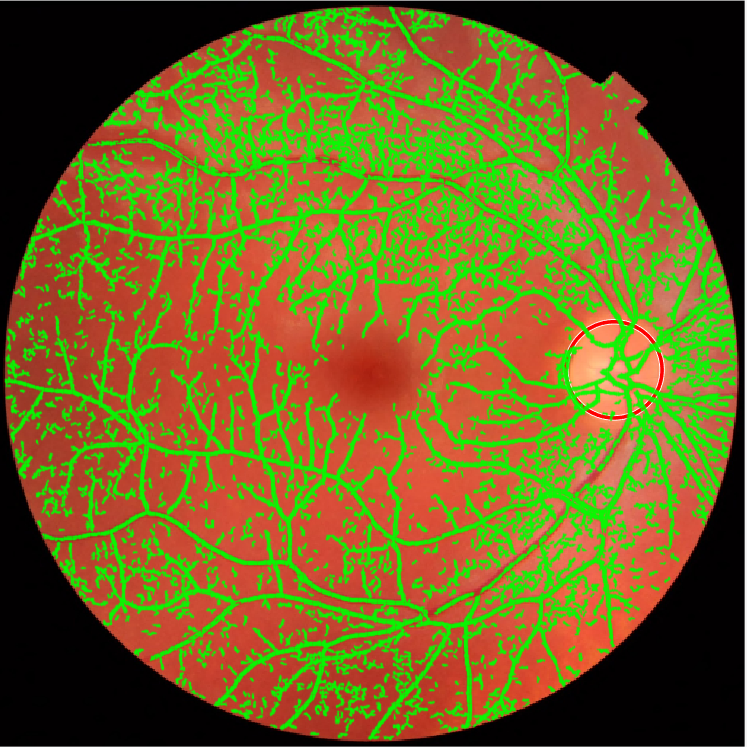
%> input picture matlab/Structure Extraction.png, 747 x 747 px
$ octave --eval "result = enhance_image('Structure Extraction.png');"   (GNU Octave 9; MATLAB toolbox functions it lacks are replaced by stand-ins)
%> lines starting %> are read from the running program, lines starting %| are printed output that depends on the picture
function enhancedImg = enhance_image(imagePath)
%> called with imagePath = 'Structure Extraction.png'
% ENHANCE_IMAGE  Apply adaptive enhancement to a borderline-quality fundus photo.
%
%   enhancedImg = enhance_image(imagePath)
%
% This is only meant to be run on images that assess_image_quality.m
% flagged as "borderline" (passed, but close to failing) - not on
% clearly good images (unnecessary) or clearly bad ones (enhancement
% can't fix a badly out-of-focus or badly cropped photo; those should
% be rejected and recaptured instead).
%
% Three techniques, applied in order:
%   1. Denoising            - remove sensor noise before anything else
%   2. Illumination normalization - even out lighting across the frame
%   3. CLAHE                - boost local contrast so lesions are more visible

    img = imread(imagePath);
%> img is the input picture: size 747x747x3 uint8; mean R, G, B 111.8, 99.8, 32.7
    img = im2double(img);
%> img: size 747x747x3 double

    % ---------------------------------------------------------------
    % 1. DENOISE
    % ---------------------------------------------------------------
    % A mild Gaussian filter removes sensor noise without blurring away
    % the fine detail we need (microaneurysms are small - be gentle here).
    denoised = imgaussfilt(img, 0.5);

    % ---------------------------------------------------------------
    % 2. ILLUMINATION NORMALIZATION
    % ---------------------------------------------------------------
    % Fundus photos are often brighter in the center (near the flash)
    % and darker at the edges. We estimate this slowly-varying lighting
    % pattern with a heavily-blurred copy of the image, then divide it
    % out - this flattens uneven illumination across the frame.
    gray = im2gray(denoised);
    illuminationEstimate = imgaussfilt(gray, 30);  % large sigma = only slow variations
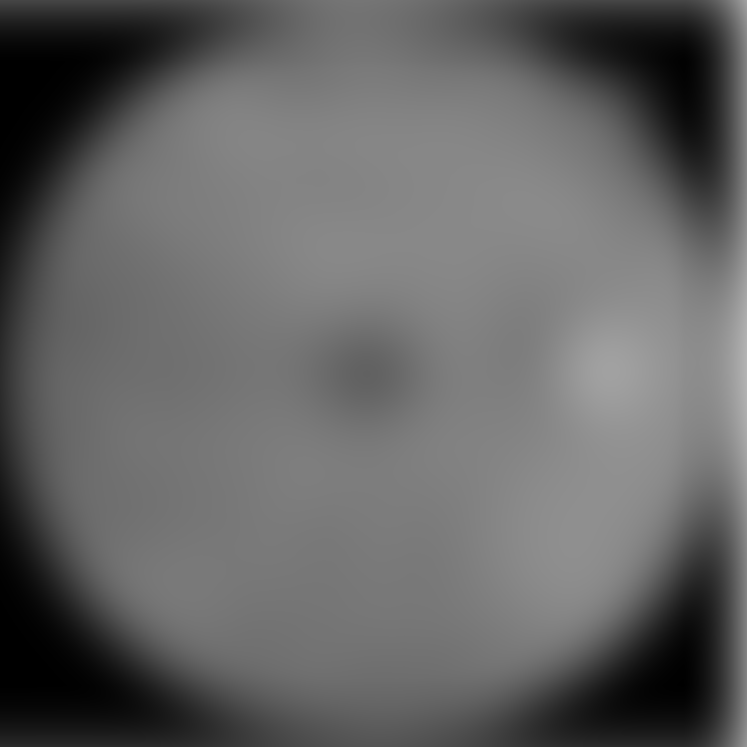
%> illuminationEstimate: size 747x747 double; min 0.00243, max 0.704, mean 0.395
    illuminationEstimate = max(illuminationEstimate, 0.05); % avoid divide-by-zero
    normFactor = mean(illuminationEstimate(:)) ./ illuminationEstimate;
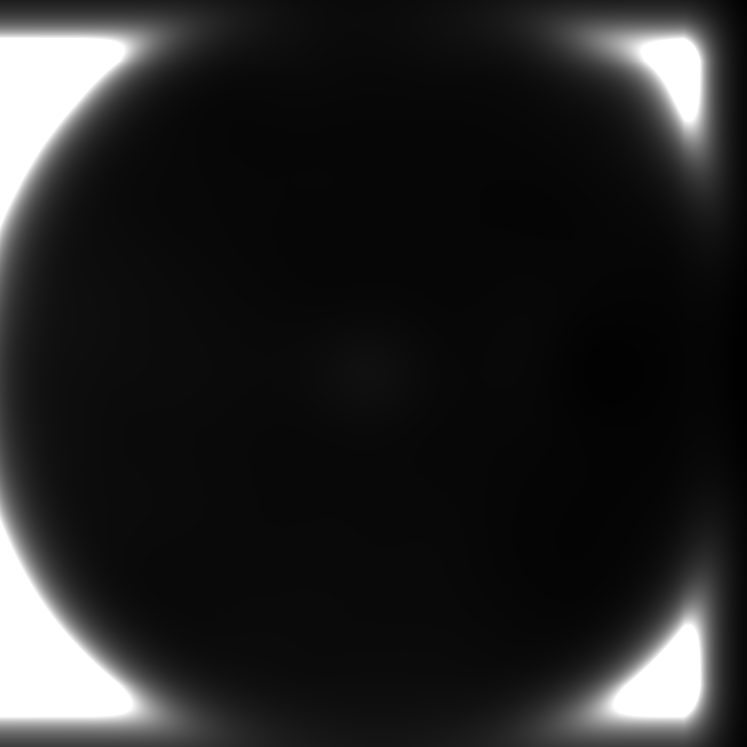
%> normFactor: size 747x747 double; min 0.563, max 7.93, mean 1.61; drawn with min black and max white

    normalized = denoised;
    for c = 1:size(denoised, 3)
        normalized(:,:,c) = denoised(:,:,c) .* normFactor;
    end
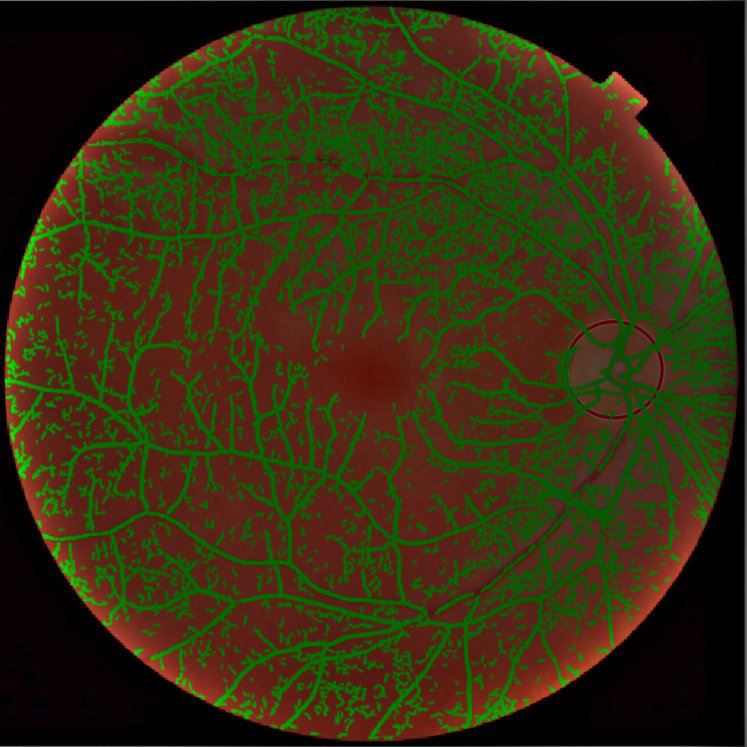
%> normalized: size 747x747x3 double; mean R, G, B 0.392, 0.336, 0.114; drawn with min black and max white
    normalized = min(max(normalized, 0), 1);  % clip back to valid range
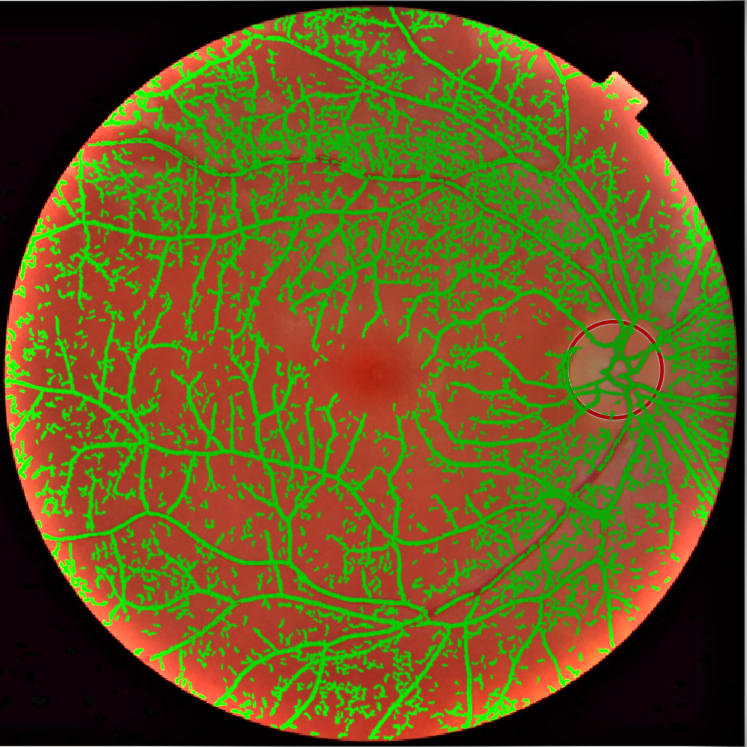
%> normalized: size 747x747x3 double; mean R, G, B 0.39, 0.334, 0.114

    % ---------------------------------------------------------------
    % 3. CLAHE (Contrast Limited Adaptive Histogram Equalization)
    % ---------------------------------------------------------------
    % Regular contrast enhancement adjusts the whole image uniformly.
    % CLAHE instead enhances contrast in small local regions, which is
    % much better for medical images - it makes subtle lesions (small
    % hemorrhages, exudates) more visible without blowing out bright
    % regions elsewhere in the image.
    if size(normalized, 3) == 3
        % apply CLAHE on the lightness channel only, to avoid distorting colors
        labImg = rgb2lab(normalized);
%> labImg: size 747x747x3 double; mean of channels 1, 2, 3 39.3, 3.3, 33.6
        L = labImg(:,:,1) / 100;              % normalize L channel to 0-1
        L_eq = adapthisteq(L, 'ClipLimit', 0.01, 'Distribution', 'rayleigh');
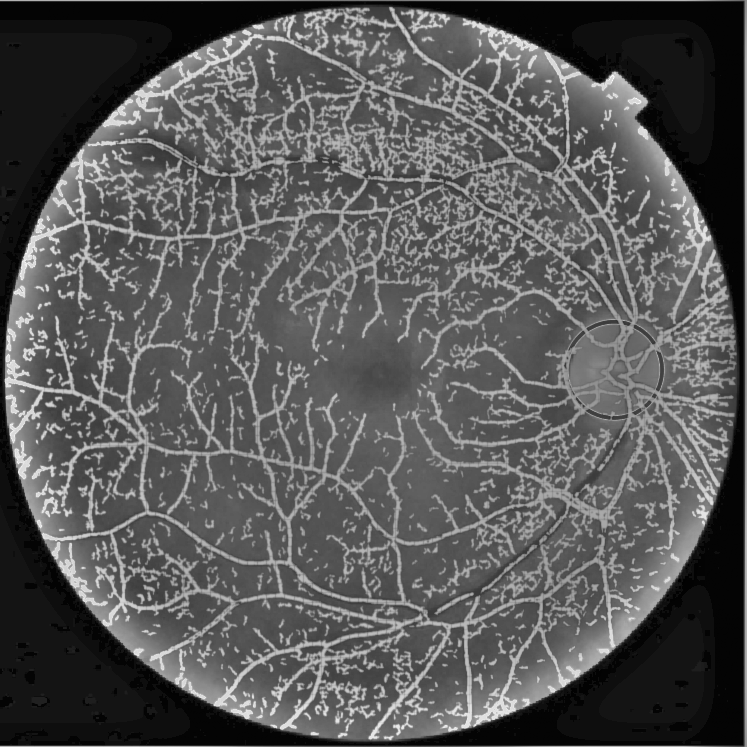
%> L_eq: size 747x747 double; min 0, max 1, mean 0.349
        labImg(:,:,1) = L_eq * 100;
%> labImg: size 747x747x3 double; mean of channels 1, 2, 3 34.9, 3.3, 33.6
        enhancedImg = lab2rgb(labImg);
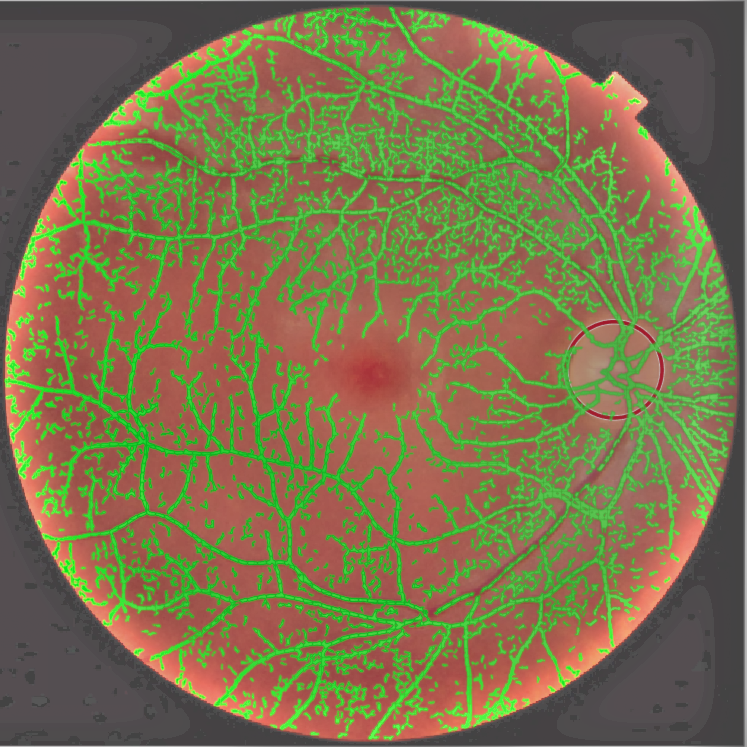
%> enhancedImg: size 747x747x3 double; mean R, G, B 0.328, 0.291, 0.0687; drawn with min black and max white
        enhancedImg = min(max(enhancedImg, 0), 1);
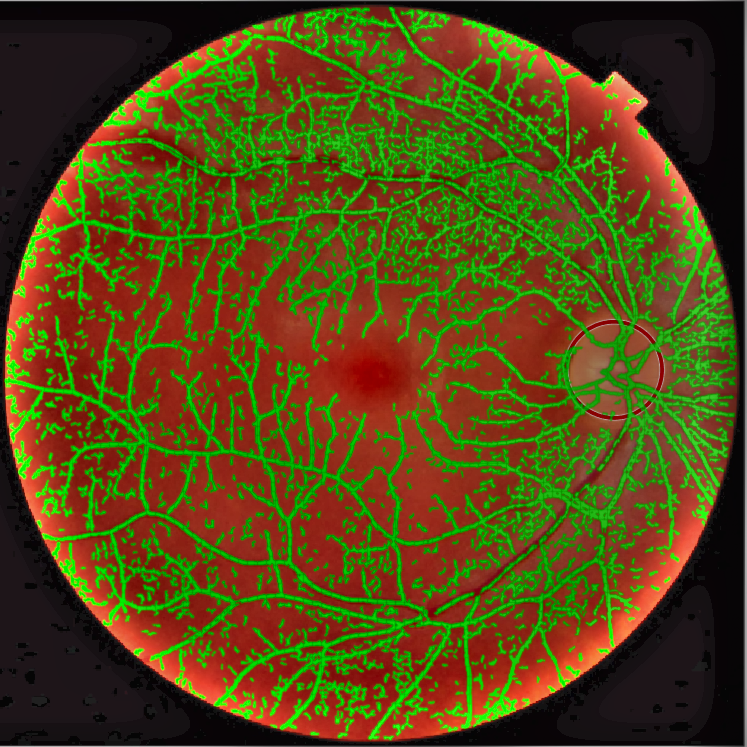
%> enhancedImg: size 747x747x3 double; mean R, G, B 0.335, 0.291, 0.0782
    else
        enhancedImg = adapthisteq(normalized, 'ClipLimit', 0.01);
    end
end
